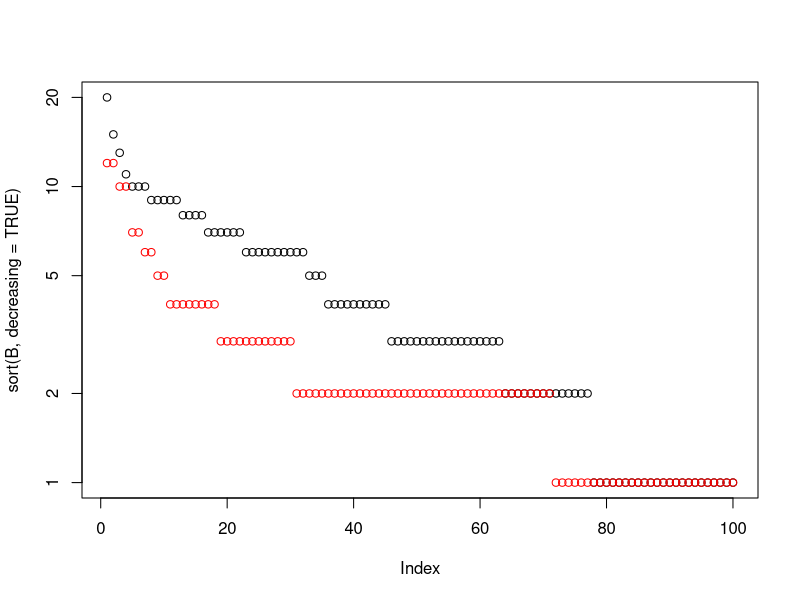

Write the R code that produced this figure.
# Simulate the effect of evenness on rarefaction

 S <- 100 # number of species

  A <-  round(rlnorm(S))+1
  B <-  rgeom(S, prob=0.25)+1



 # S species names
  spec <- c(LETTERS, letters, paste(LETTERS, letters), paste(letters, LETTERS))
   spec <- spec[1:S]


   plot(sort(B, decreasing=TRUE), log="y")
   points(sort(A, decreasing=TRUE), col="red")

 
 # Rarefaction
     abu.A <- rep(spec, A)
     abu.B <- rep(spec, B)

     trial <- 200 # subsampling trials

        rardiv.A <- numeric()
         div.A <- numeric()
        rardiv.B <- numeric()
          div.B <- numeric()

     for (i in 1:trial) {
       a <- sample(abu.A, 100) # subsampling without replacement
       b <- sample(abu.B, 100)
       div.A[i] <- length(levels(factor(a)))    
       div.B[i] <- length(levels(factor(b)))
           }  

  mean(div.A)
  mean(div.B)

  # significant difference?
   t.test(div.A, div.B)

############

  # Compare evenness values
    psp.A <- A/sum(A)  # Proportions of each individual in assemblage A
    psp.B <- B/sum(B)  # Proportions of each individual in assemblage B

   sha.A <- psp.A*log(psp.A)  # For Shannon-Index 
   sha.B <- psp.B*log(psp.B)  # For Shannon-Index 
   p2.A <- psp.A^2
   p2.B <- psp.B^2
     H.A <- -sum(sha.A)             ## Shannon A
     H.B <- -sum(sha.B)             ## Shannon B
     J.A <- H.A/log(S)              ## J A
     J.B <- H.B/log(S)              ## J B
     pie.A <- S/(S-1)*(1-sum(p2.A)) ## PIE A 
     pie.B <- S/(S-1)*(1-sum(p2.B)) ## PIE A 

############

# occurrences weighted by-list (OW) subsampling
          coll.A <- A^1.5
          coll.B <- B^1.3

# Rarefaction
     abu.A <- rep(spec, round(coll.A))
     abu.B <- rep(spec, round(coll.B))

     trial <- 200 # subsampling trials

        rardiv.A <- numeric()
         div.A <- numeric()
        rardiv.B <- numeric()
          div.B <- numeric()

     for (i in 1:trial) {
       a <- sample(abu.A, 100) # subsampling without replacement
       b <- sample(abu.B, 100)
       div.A[i] <- length(levels(factor(a)))    
       div.B[i] <- length(levels(factor(b)))
           }  

  mean(div.A)
  mean(div.B)

  # significant difference?
   t.test(div.A, div.B)



